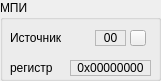
    <widget class="QGroupBox" name="groupTimerCtrl">
     <property name="geometry">
      <rect>
       <x>360</x>
       <y>20</y>
       <width>161</width>
       <height>81</height>
      </rect>
     </property>
     <property name="title">
      <string>МПИ</string>
     </property>
     <widget class="QLabel" name="labelTimerCtrlt">
      <property name="geometry">
       <rect>
        <x>10</x>
        <y>60</y>
        <width>61</width>
        <height>16</height>
       </rect>
      </property>
      <property name="text">
       <string>регистр</string>
      </property>
     </widget>
     <widget class="QLabel" name="labelTimerCtrl">
      <property name="geometry">
       <rect>
        <x>70</x>
        <y>60</y>
        <width>81</width>
        <height>16</height>
       </rect>
      </property>
      <property name="frameShape">
       <enum>QFrame::StyledPanel</enum>
      </property>
      <property name="text">
       <string>0x00000000</string>
      </property>
      <property name="alignment">
       <set>Qt::AlignCenter</set>
      </property>
     </widget>
     <widget class="QLabel" name="labelTimerCtrl1t">
      <property name="geometry">
       <rect>
        <x>10</x>
        <y>30</y>
        <width>81</width>
        <height>16</height>
       </rect>
      </property>
      <property name="text">
       <string>Источник</string>
      </property>
     </widget>
     <widget class="QLabel" name="labelTimerCtrl1">
      <property name="geometry">
       <rect>
        <x>95</x>
        <y>30</y>
        <width>31</width>
        <height>16</height>
       </rect>
      </property>
      <property name="frameShape">
       <enum>QFrame::StyledPanel</enum>
      </property>
      <property name="text">
       <string>00</string>
      </property>
      <property name="alignment">
       <set>Qt::AlignCenter</set>
      </property>
     </widget>
     <widget class="QPushButton" name="pushTimerCtrl1">
      <property name="geometry">
       <rect>
        <x>130</x>
        <y>30</y>
        <width>16</width>
        <height>16</height>
       </rect>
      </property>
      <property name="text">
       <string/>
      </property>
     </widget>
    </widget>
